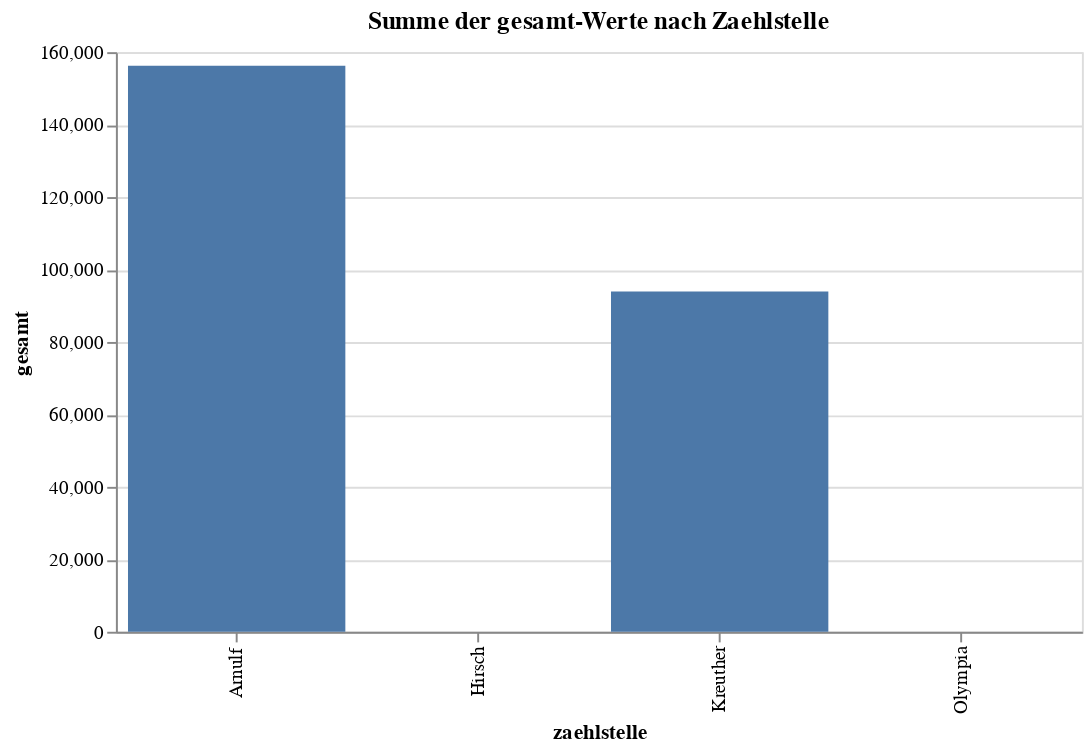

This figure's notebook cell:
### Code cell
import pandas as pd
import altair as alt

# Dateipfad zur CSV-Datei
dateipfad = "data/rad_2008_tage_19_06_23_r.csv"

# Daten aus der CSV-Datei lesen
daten = pd.read_csv(dateipfad)

# Gruppiere nach 'zaehlstelle' und summiere die 'gesamt'-Werte
summe_nach_zaehlstelle = daten.groupby('zaehlstelle')['gesamt'].sum().reset_index()

# Plotten der Ergebnisse mit Altair
chart = alt.Chart(summe_nach_zaehlstelle).mark_bar().encode(
    x='zaehlstelle:N',
    y='gesamt:Q',
    tooltip=['zaehlstelle:N', 'gesamt:Q']
).properties(
    title='Summe der gesamt-Werte nach Zaehlstelle',
    width=500
)

chart

### Figure 1 — Vega-Lite specification as saved in the notebook (floating-point values rounded to 4 significant figures)
{"config": {"view": {"continuousWidth": 300, "continuousHeight": 300}}, "data": {"name": "data-0e44f1c3af72fda390d8e2b5f0a70adc"}, "mark": {"type": "bar"}, "encoding": {"tooltip": [{"field": "zaehlstelle", "type": "nominal"}, {"field": "gesamt", "type": "quantitative"}], "x": {"field": "zaehlstelle", "type": "nominal"}, "y": {"field": "gesamt", "type": "quantitative"}}, "title": "Summe der gesamt-Werte nach Zaehlstelle", "width": 500, "$schema": "https://vega.github.io/schema/vega-lite/v5.16.3.json", "datasets": {"data-0e44f1c3af72fda390d8e2b5f0a70adc": [{"zaehlstelle": "Arnulf", "gesamt": 156200.0}, {"zaehlstelle": "Hirsch", "gesamt": 0.0}, {"zaehlstelle": "Kreuther", "gesamt": 93940.0}, {"zaehlstelle": "Olympia", "gesamt": 0.0}]}}
